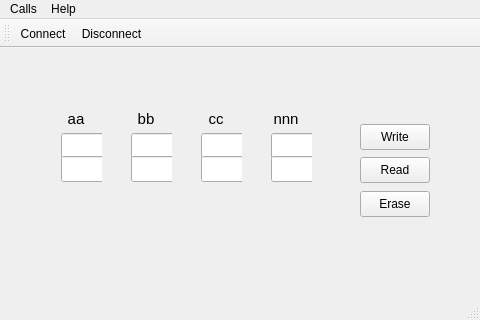
<?xml version="1.0" encoding="UTF-8"?>
<ui version="4.0">
 <class>MainWindow</class>
 <widget class="QMainWindow" name="MainWindow">
  <property name="geometry">
   <rect>
    <x>0</x>
    <y>0</y>
    <width>480</width>
    <height>320</height>
   </rect>
  </property>
  <property name="minimumSize">
   <size>
    <width>480</width>
    <height>320</height>
   </size>
  </property>
  <property name="maximumSize">
   <size>
    <width>480</width>
    <height>320</height>
   </size>
  </property>
  <property name="font">
   <font>
    <pointsize>9</pointsize>
   </font>
  </property>
  <property name="windowTitle">
   <string>RFID Manager</string>
  </property>
  <widget class="QWidget" name="centralWidget">
   <widget class="QPushButton" name="eraseDataButton">
    <property name="enabled">
     <bool>true</bool>
    </property>
    <property name="geometry">
     <rect>
      <x>360</x>
      <y>143</y>
      <width>70</width>
      <height>26</height>
     </rect>
    </property>
    <property name="minimumSize">
     <size>
      <width>70</width>
      <height>26</height>
     </size>
    </property>
    <property name="maximumSize">
     <size>
      <width>70</width>
      <height>26</height>
     </size>
    </property>
    <property name="toolTip">
     <string>Delete RFID tag's information </string>
    </property>
    <property name="text">
     <string>Erase</string>
    </property>
   </widget>
   <widget class="QPushButton" name="readDataButton">
    <property name="enabled">
     <bool>true</bool>
    </property>
    <property name="geometry">
     <rect>
      <x>360</x>
      <y>109</y>
      <width>70</width>
      <height>26</height>
     </rect>
    </property>
    <property name="minimumSize">
     <size>
      <width>70</width>
      <height>26</height>
     </size>
    </property>
    <property name="maximumSize">
     <size>
      <width>70</width>
      <height>26</height>
     </size>
    </property>
    <property name="toolTip">
     <string>Read information from RFID tag</string>
    </property>
    <property name="text">
     <string>Read</string>
    </property>
   </widget>
   <widget class="QPushButton" name="writeDataButton">
    <property name="enabled">
     <bool>true</bool>
    </property>
    <property name="geometry">
     <rect>
      <x>360</x>
      <y>76</y>
      <width>70</width>
      <height>26</height>
     </rect>
    </property>
    <property name="minimumSize">
     <size>
      <width>70</width>
      <height>26</height>
     </size>
    </property>
    <property name="maximumSize">
     <size>
      <width>70</width>
      <height>26</height>
     </size>
    </property>
    <property name="toolTip">
     <string>Write information to RFID tag</string>
    </property>
    <property name="text">
     <string>Write</string>
    </property>
   </widget>
   <widget class="QWidget" name="layoutWidget">
    <property name="geometry">
     <rect>
      <x>50</x>
      <y>51</y>
      <width>52</width>
      <height>84</height>
     </rect>
    </property>
    <layout class="QVBoxLayout" name="verticalLayout">
     <item>
      <widget class="QLabel" name="label">
       <property name="font">
        <font>
         <pointsize>11</pointsize>
         <weight>50</weight>
         <bold>false</bold>
        </font>
       </property>
       <property name="text">
        <string>aa</string>
       </property>
       <property name="alignment">
        <set>Qt::AlignCenter</set>
       </property>
      </widget>
     </item>
     <item>
      <widget class="QLineEdit" name="aalineEditWrite">
       <property name="minimumSize">
        <size>
         <width>50</width>
         <height>26</height>
        </size>
       </property>
       <property name="maximumSize">
        <size>
         <width>50</width>
         <height>26</height>
        </size>
       </property>
       <property name="font">
        <font>
         <pointsize>11</pointsize>
        </font>
       </property>
       <property name="alignment">
        <set>Qt::AlignCenter</set>
       </property>
      </widget>
     </item>
     <item>
      <widget class="QLineEdit" name="aalineEditRead">
       <property name="minimumSize">
        <size>
         <width>50</width>
         <height>26</height>
        </size>
       </property>
       <property name="maximumSize">
        <size>
         <width>50</width>
         <height>26</height>
        </size>
       </property>
       <property name="font">
        <font>
         <pointsize>11</pointsize>
        </font>
       </property>
       <property name="alignment">
        <set>Qt::AlignCenter</set>
       </property>
       <property name="readOnly">
        <bool>true</bool>
       </property>
      </widget>
     </item>
    </layout>
   </widget>
   <widget class="QWidget" name="layoutWidget">
    <property name="geometry">
     <rect>
      <x>120</x>
      <y>51</y>
      <width>52</width>
      <height>84</height>
     </rect>
    </property>
    <layout class="QVBoxLayout" name="verticalLayout_2">
     <item>
      <widget class="QLabel" name="label_2">
       <property name="font">
        <font>
         <pointsize>11</pointsize>
         <weight>50</weight>
         <bold>false</bold>
        </font>
       </property>
       <property name="text">
        <string>bb</string>
       </property>
       <property name="alignment">
        <set>Qt::AlignCenter</set>
       </property>
      </widget>
     </item>
     <item>
      <widget class="QLineEdit" name="bblineEditWrite">
       <property name="minimumSize">
        <size>
         <width>50</width>
         <height>26</height>
        </size>
       </property>
       <property name="maximumSize">
        <size>
         <width>50</width>
         <height>26</height>
        </size>
       </property>
       <property name="font">
        <font>
         <pointsize>11</pointsize>
        </font>
       </property>
       <property name="alignment">
        <set>Qt::AlignCenter</set>
       </property>
      </widget>
     </item>
     <item>
      <widget class="QLineEdit" name="bblineEditRead">
       <property name="minimumSize">
        <size>
         <width>50</width>
         <height>26</height>
        </size>
       </property>
       <property name="maximumSize">
        <size>
         <width>50</width>
         <height>26</height>
        </size>
       </property>
       <property name="font">
        <font>
         <pointsize>11</pointsize>
        </font>
       </property>
       <property name="alignment">
        <set>Qt::AlignCenter</set>
       </property>
       <property name="readOnly">
        <bool>true</bool>
       </property>
      </widget>
     </item>
    </layout>
   </widget>
   <widget class="QWidget" name="layoutWidget">
    <property name="geometry">
     <rect>
      <x>190</x>
      <y>51</y>
      <width>52</width>
      <height>84</height>
     </rect>
    </property>
    <layout class="QVBoxLayout" name="verticalLayout_3">
     <item>
      <widget class="QLabel" name="label_3">
       <property name="font">
        <font>
         <pointsize>11</pointsize>
         <weight>50</weight>
         <bold>false</bold>
        </font>
       </property>
       <property name="text">
        <string>cc</string>
       </property>
       <property name="alignment">
        <set>Qt::AlignCenter</set>
       </property>
      </widget>
     </item>
     <item>
      <widget class="QLineEdit" name="cclineEditWrite">
       <property name="minimumSize">
        <size>
         <width>50</width>
         <height>26</height>
        </size>
       </property>
       <property name="maximumSize">
        <size>
         <width>50</width>
         <height>26</height>
        </size>
       </property>
       <property name="font">
        <font>
         <pointsize>11</pointsize>
        </font>
       </property>
       <property name="alignment">
        <set>Qt::AlignCenter</set>
       </property>
      </widget>
     </item>
     <item>
      <widget class="QLineEdit" name="cclineEditRead">
       <property name="minimumSize">
        <size>
         <width>50</width>
         <height>26</height>
        </size>
       </property>
       <property name="maximumSize">
        <size>
         <width>50</width>
         <height>26</height>
        </size>
       </property>
       <property name="font">
        <font>
         <pointsize>11</pointsize>
        </font>
       </property>
       <property name="alignment">
        <set>Qt::AlignCenter</set>
       </property>
       <property name="readOnly">
        <bool>true</bool>
       </property>
      </widget>
     </item>
    </layout>
   </widget>
   <widget class="QWidget" name="layoutWidget">
    <property name="geometry">
     <rect>
      <x>260</x>
      <y>51</y>
      <width>52</width>
      <height>84</height>
     </rect>
    </property>
    <layout class="QVBoxLayout" name="verticalLayout_4">
     <item>
      <widget class="QLabel" name="label_4">
       <property name="font">
        <font>
         <pointsize>11</pointsize>
         <weight>50</weight>
         <bold>false</bold>
        </font>
       </property>
       <property name="text">
        <string>nnn</string>
       </property>
       <property name="alignment">
        <set>Qt::AlignCenter</set>
       </property>
      </widget>
     </item>
     <item>
      <widget class="QLineEdit" name="nnnlineEditWrite">
       <property name="minimumSize">
        <size>
         <width>50</width>
         <height>26</height>
        </size>
       </property>
       <property name="maximumSize">
        <size>
         <width>50</width>
         <height>26</height>
        </size>
       </property>
       <property name="font">
        <font>
         <pointsize>11</pointsize>
        </font>
       </property>
       <property name="alignment">
        <set>Qt::AlignCenter</set>
       </property>
      </widget>
     </item>
     <item>
      <widget class="QLineEdit" name="nnnlineEditRead">
       <property name="minimumSize">
        <size>
         <width>50</width>
         <height>26</height>
        </size>
       </property>
       <property name="maximumSize">
        <size>
         <width>50</width>
         <height>26</height>
        </size>
       </property>
       <property name="font">
        <font>
         <pointsize>11</pointsize>
        </font>
       </property>
       <property name="alignment">
        <set>Qt::AlignCenter</set>
       </property>
       <property name="readOnly">
        <bool>true</bool>
       </property>
      </widget>
     </item>
    </layout>
   </widget>
   <zorder>layoutWidget</zorder>
   <zorder>layoutWidget</zorder>
   <zorder>layoutWidget</zorder>
   <zorder>layoutWidget</zorder>
   <zorder>eraseDataButton</zorder>
   <zorder>readDataButton</zorder>
   <zorder>writeDataButton</zorder>
  </widget>
  <widget class="QMenuBar" name="menuBar">
   <property name="geometry">
    <rect>
     <x>0</x>
     <y>0</y>
     <width>480</width>
     <height>21</height>
    </rect>
   </property>
   <widget class="QMenu" name="menuCalls">
    <property name="font">
     <font>
      <pointsize>10</pointsize>
     </font>
    </property>
    <property name="title">
     <string>Calls</string>
    </property>
    <addaction name="actionConnect"/>
    <addaction name="actionDisconnect"/>
    <addaction name="separator"/>
    <addaction name="actionQuit"/>
   </widget>
   <widget class="QMenu" name="menuHelp">
    <property name="title">
     <string>Help</string>
    </property>
    <addaction name="actionAbout"/>
    <addaction name="actionAboutQt"/>
   </widget>
   <addaction name="menuCalls"/>
   <addaction name="menuHelp"/>
  </widget>
  <widget class="QToolBar" name="mainToolBar">
   <attribute name="toolBarArea">
    <enum>TopToolBarArea</enum>
   </attribute>
   <attribute name="toolBarBreak">
    <bool>false</bool>
   </attribute>
   <addaction name="actionConnect"/>
   <addaction name="actionDisconnect"/>
  </widget>
  <widget class="QStatusBar" name="statusBar"/>
  <action name="actionAbout">
   <property name="text">
    <string>&amp;About</string>
   </property>
   <property name="toolTip">
    <string>About program</string>
   </property>
   <property name="shortcut">
    <string>Alt+A</string>
   </property>
  </action>
  <action name="actionAboutQt">
   <property name="text">
    <string>About Qt</string>
   </property>
  </action>
  <action name="actionConnect">
   <property name="icon">
    <iconset resource="rfidmanager.qrc">
     <normaloff>:/images/files/images/actions/connect.png</normaloff>:/images/files/images/actions/connect.png</iconset>
   </property>
   <property name="text">
    <string>C&amp;onnect</string>
   </property>
   <property name="toolTip">
    <string>Connect to serial port</string>
   </property>
   <property name="shortcut">
    <string>Ctrl+O</string>
   </property>
  </action>
  <action name="actionDisconnect">
   <property name="icon">
    <iconset resource="rfidmanager.qrc">
     <normaloff>:/images/files/images/actions/disconnect.png</normaloff>:/images/files/images/actions/disconnect.png</iconset>
   </property>
   <property name="text">
    <string>&amp;Disconnect</string>
   </property>
   <property name="toolTip">
    <string>Disconnect from serial port</string>
   </property>
   <property name="shortcut">
    <string>Ctrl+D</string>
   </property>
  </action>
  <action name="actionQuit">
   <property name="icon">
    <iconset resource="rfidmanager.qrc">
     <normaloff>:/images/files/images/actions/application-exit.png</normaloff>:/images/files/images/actions/application-exit.png</iconset>
   </property>
   <property name="text">
    <string>&amp;Quit</string>
   </property>
   <property name="shortcut">
    <string>Ctrl+Q</string>
   </property>
  </action>
 </widget>
 <layoutdefault spacing="6" margin="11"/>
 <resources>
  <include location="rfidmanager.qrc"/>
 </resources>
 <connections/>
</ui>
